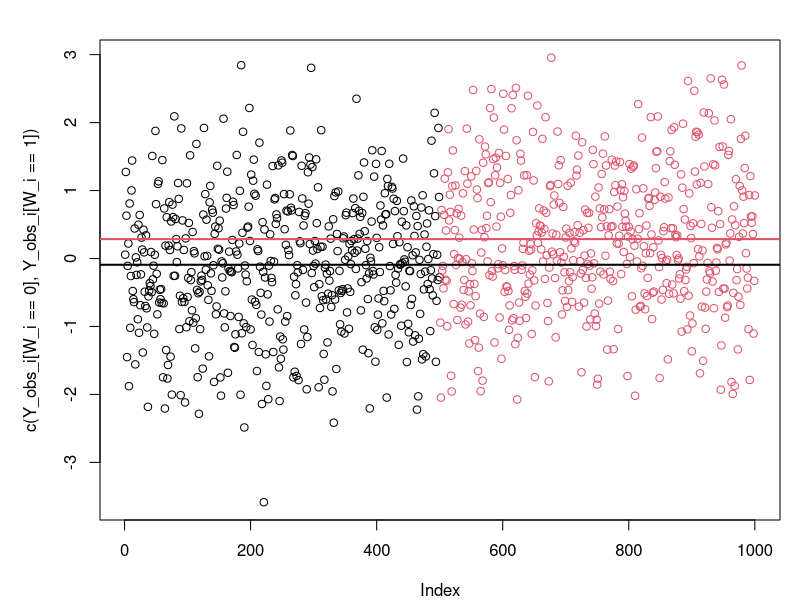
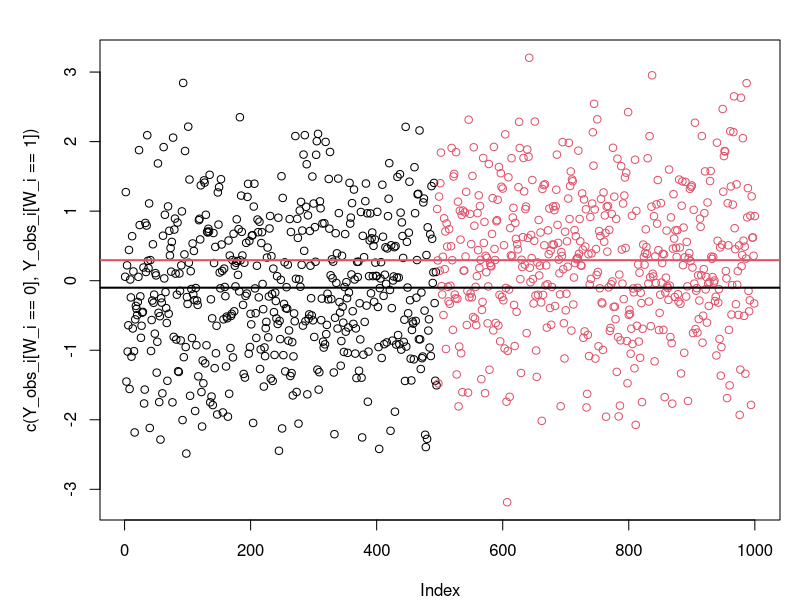
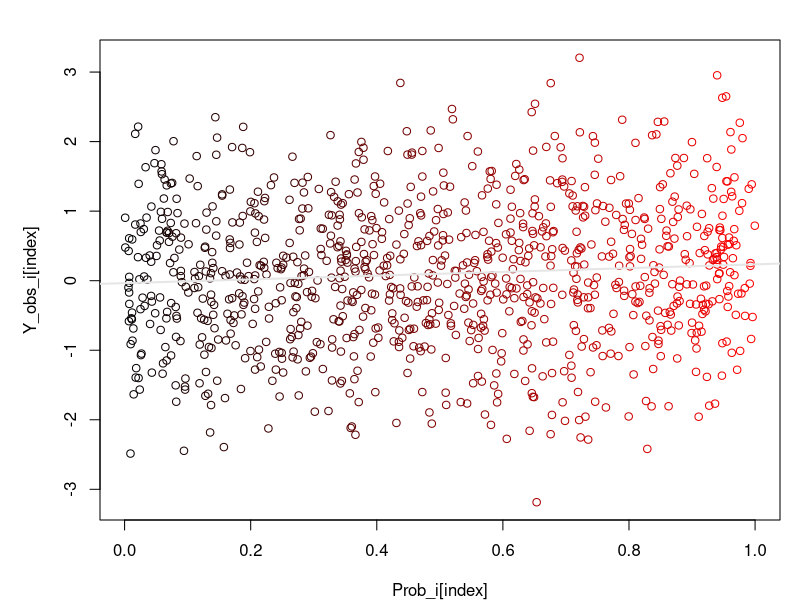
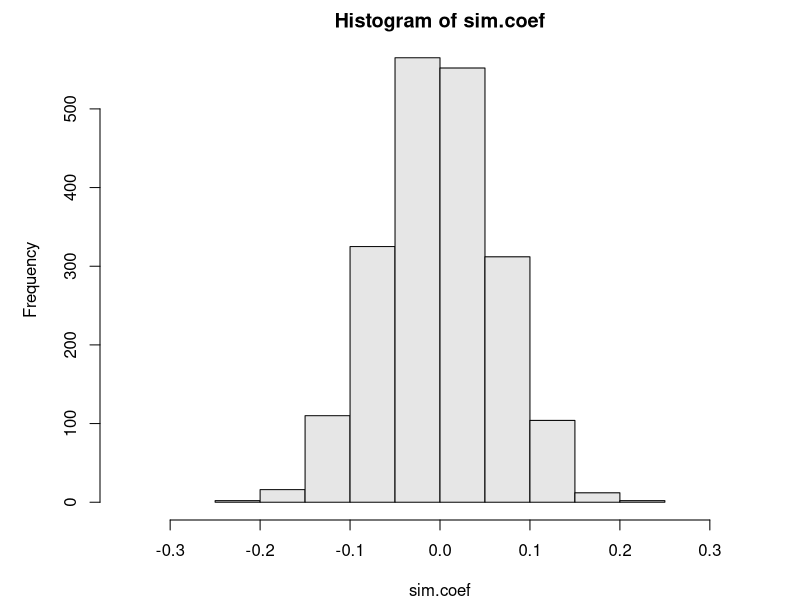

The R script that drew these images, in order:
## R_Demo_Simulation_Learning_Potential_Outcomes_Framework.R
##########################################################################
### INSTRUCTOR: Christopher Fariss
## COURSE NAME: Programming and Simulation Methods for Computational Social Science (1T, 2W)
## University of Essex Summer School 2025
##
## Date: 2025-07-09
##
## Please e-mail me if you find any errors or have and suggestions (either email is fine)
## e-mail: cjf0006@gmail.com
## e-mail: cjfariss@umich.edu
##
##########################################################################
## Introduction to tutorial:
##
## For this R tutorial we will generate fake data and analyze it using the potential outcomes framework from Rubin.
##
## Note that we will know with certainty two distinct values of the dependent variable for each individual subject i.
##
## Because we are simulating the data, we will know what the i_th subject's outcome is when given the treatment variable and not given the treatment variable (and a continuous range of treatment values).
##
## The simulated experiments in part 1, part 2, and part 4 are equivalent to a two-group,
## Post-test only design using the Trochim and Donnely notation (see also the discussion in Shadish).
##
##########################################################################

##########################################################################
### Generate outcome variable and treatment variable for causal inference
##########################################################################

## set the seed to reproduce random number generation
set.seed(1234567)

## create scalar value for the number of units
n <- 1000

## create subject level error (this information might be important for understanding the outcome variable
## but it is orthogonal/independent of treatment assignment)
e_i <- rnorm(n)

## create summary of subject level error
summary(e_i)

## potential outcome without treatment
Y_i0 <- -.10 + e_i

## potential outcome with treatment
Y_i1 <- .30 + e_i

## calculate mean for subject without treatment effect
mean(Y_i0)

## calculate mean for subject with treatment effect
mean(Y_i1)

## calculate true difference in means for the potential outcome of subjects with treatment and without treatment effect
mean(Y_i1) - mean(Y_i0)

mean(Y_i1 - Y_i0)


## create vector of treatment assignments for the units (W_i==1 if treated, W_i==0 if control)
W_i <- c(rep(0,n/2), rep(1, n/2))

table(W_i)

## create vector of observed Y values
Y_obs_i <- W_i * Y_i1 + (1 - W_i) * Y_i0

## summarize observed Y variable
summary(Y_obs_i)


##########################################################################
### potential outcome analysis part 1
##########################################################################

mean(Y_obs_i)

## calculate means for observed Y variable for treated and control units
mean(Y_obs_i[W_i==1])
mean(Y_obs_i[W_i==0])

## calculate difference in means using the mean() function
mean(Y_obs_i[W_i==1]) - mean(Y_obs_i[W_i==0])

## calculate difference in means using the t.test() function
t.test(Y_obs_i ~ W_i)

## calculate difference in means using the lm() function
fit <- lm(Y_obs_i ~ W_i)
summary(fit)

## mean in group 1
summary(fit)$coefficient[2,1] + summary(fit)$coefficient[1,1]

## Graph observed subject values by treatment indicator
par(mfrow=c(1,1), mar=c(4,5,2,1))
plot(c(Y_obs_i[W_i==0], Y_obs_i[W_i==1]), col=c(W_i[W_i==0], W_i[W_i==1])+1)
abline(h=mean(Y_obs_i[W_i==1]), col=2, lwd=2)
abline(h=mean(Y_obs_i[W_i==0]), col=1, lwd=2)



##########################################################################
### potential outcome analysis part 2
##########################################################################

## generate propensity score based on true probability of assignment
X_i <- rnorm(n)
Prob_i <- pnorm(X_i, mean = 0, sd = 1)
W_i <- rbinom(n, size=1, prob=Prob_i)
table(W_i)

## create vector of observed Y values
Y_obs_i <- W_i * Y_i1 + (1 - W_i) * Y_i0

## calculate means for observed Y variable for treated and control units
mean(Y_obs_i[W_i==1])
mean(Y_obs_i[W_i==0])

## calculate difference in means
t.test(Y_obs_i ~ W_i)

## calculate difference in means using the lm() function
fit <- lm(Y_obs_i ~ W_i)
summary(fit)

## mean in group 1
summary(fit)$coefficient[2,1] + summary(fit)$coefficient[1,1]

## Graph observed subject values by treatment indicator
plot(c(Y_obs_i[W_i==0], Y_obs_i[W_i==1]), col=c(W_i[W_i==0], W_i[W_i==1])+1)
abline(h=mean(Y_obs_i[W_i==1]), col=2, lwd=2)
abline(h=mean(Y_obs_i[W_i==0]), col=1, lwd=2)



##########################################################################
### potential outcome analysis part 3
##########################################################################

## use the propensity score generated above to estimate treatment effect
fit <- lm(Y_obs_i ~ Prob_i)

## summarize model fit
summary(fit)

## mean in group 1
summary(fit)$coefficient[2,1] + summary(fit)$coefficient[1,1]

## Graph observed subject values by propensity score
colfunc <- colorRampPalette(c("black", "red"))

index <- order(Prob_i)

plot(Y_obs_i[index] ~ Prob_i[index], col=colfunc(length(seq(0,1, length.out=n))))
abline(reg=fit, col=grey(.9), lwd=2)



##########################################################################
### potential outcome analysis part 4
##########################################################################

## set total number of simulations
sims <- 2000

## vector for storing simulated coefficients
sim.coef <- sim.t <- NA

## loop over simulation resampling the index each time
for(j in 1:sims){
    
    index <- sample(1:n, size=n, replace=FALSE)
    W_i_permutation <- W_i[index]
    fit <- lm(Y_obs_i ~ W_i_permutation)
    sim.coef[j] <- fit$coef[2]
    sim.t[j] <- summary(fit)$coefficient[2,3]
}


## re-calculate difference in means using the lm() function
fit <- lm(Y_obs_i ~ W_i)
summary(fit)
observed.t <- summary(fit)$coefficient[2,3]
observed.t

## Graph the simulated coefficients and add a line showing the observed relationship from the data
hist(sim.coef, col=grey(.9), xlim=c(-.35,.35))
abline(v=fit$coef[2], lwd=2, col=2)


## Calculate permutation p-values
## "In general, if you want a two-sided P-value, compute both one-sided P-values,
## double the smaller one, and take the minimum of this value and 1."
## Rosenbaum (2010), Design of Observational Studies, p. 33, note 2
## The above text was taken from Lin, Green, and Coppock (2016) Version 1.05

p.left <- mean(sim.t <= observed.t)
p.right <- mean(sim.t >= observed.t)
p.value <- min(2 * min(p.left, p.right), 1)
p.value





## loop over simulation resampling the index each time
test <- lapply(1:sims, function(j){
    global_var_1 <- "this won't work"
    global_var_2 <<- "this works hopefully"
    
    
    index <- sample(1:n, size=n, replace=FALSE)
    W_i_permutation <- W_i[index]
    fit <- lm(Y_obs_i ~ W_i_permutation)
    sim.coef <- fit$coef[2]
    sim.t <- summary(fit)$coefficient[2,3]
    return(list("index"=index, "W_i_permutation"=W_i_permutation, "fit"=fit, "sim.coef"=sim.coef, "sim.t"=sim.t))
})
